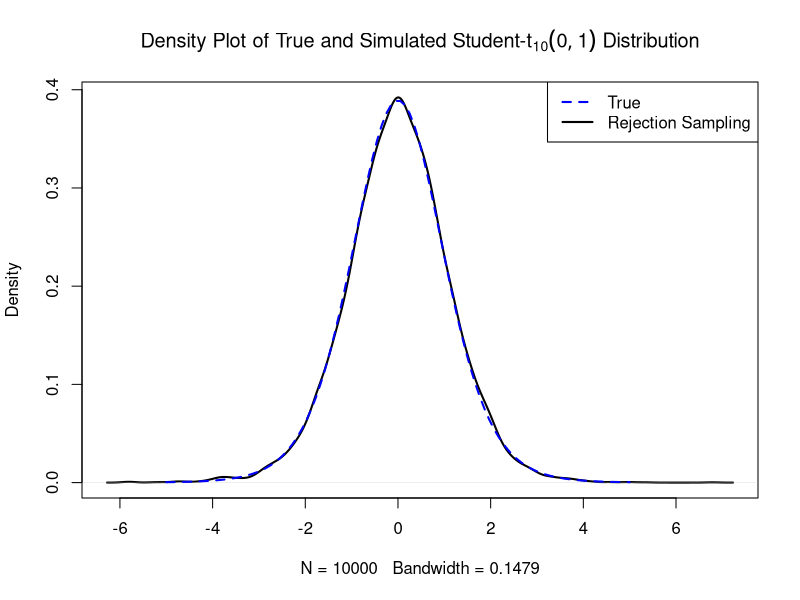

Reproduce this figure in R.
n.sim <- 10^4
nu <- 10
#var <- 1

c <- gamma(11/2)*sqrt(pi)/sqrt(10)/gamma(5)*2*(1.1^(-11/2))

F.density <- function(x, nu = 10){
  result <- dt(x, df = nu) 
  return(result)
}

G <- function(n.sim){
  g.sample <- rcauchy(n = n.sim, location = 0, scale = 1)
  return(g.sample)
}
G.density <- function(x){
  result <- dcauchy(x = x, location = 0, scale = 1)
  return(result)
}


rejection.fn <- function(n.sim, f.density, g.simu, g.density, c ){
  ##### STEP 1 #####
  u.1 <- runif(n.sim)
  y.sample <- g.simu(n.sim)
  
  ##### STEP 2 #####
  x.output <- c()
  for(i in 1:n.sim){
    if(u.1[i] <= f.density(y.sample[i])/(c*g.density(y.sample[i])) ){
      x.output <- cbind(x.output,y.sample[i])
    }  
  }
  x.output <- as.vector(x.output)
  return(x.output)
}

####### TARGET SAMPLE SIZE = 10,000 #######
answer.vec <- rejection.fn(n.sim = n.sim*1.5, f = F.density, g.simu = G, g.density = G.density, c = c )
answer.vec <- tail(answer.vec, n = n.sim)
plot(density(answer.vec), lwd=2, main=expression(paste('Density Plot of True and Simulated Student-',t[10](0,1), ' Distribution')))

# true.vec <- rt(n = 10^5, df = nu)
# lines(density(true.vec), col='blue', lwd=2,lty=2)

true.density <- function(grid.sim = 10^2,nu = 10, var = 1){
  x.vec <- seq(-5,5,length.out = grid.sim)
  
  true.vec <- F.density(x = x.vec)
  
  return(list(true.vec, x.vec))
}

true.ans <- true.density()
lines(true.ans[[1]]~true.ans[[2]], col='blue',lty=2,lwd =2)

legend('topright', legend = c('True','Rejection Sampling'), col=c('blue','black'),lty=c(2,1),lwd=2)


# fun <- function(x){
#   f1 <- dt(x = x,df = 10)
#   g1 <- dcauchy(x = x,location = 0,scale = 1)
#   return(f1/g1)
# }
# 
# fun(seq(-5,5,length.out = 10^5))
# 
# max(fun(seq(-5,5,length.out = 10^6)))
# c
# gamma(11/2)*sqrt(pi)/gamma(5)/sqrt(10)
